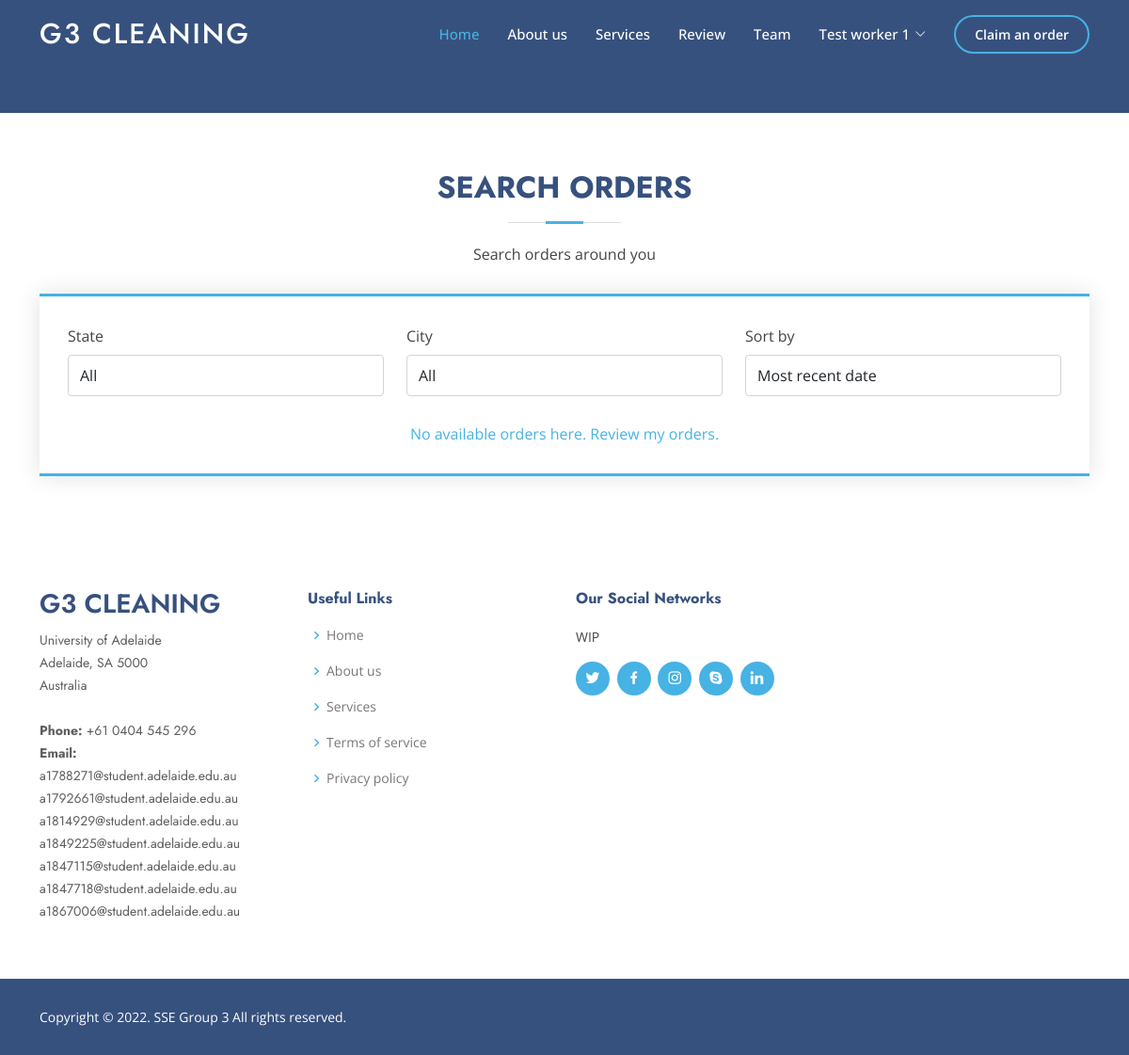
Page /searchorder.php (signed in) on the earlier database version.
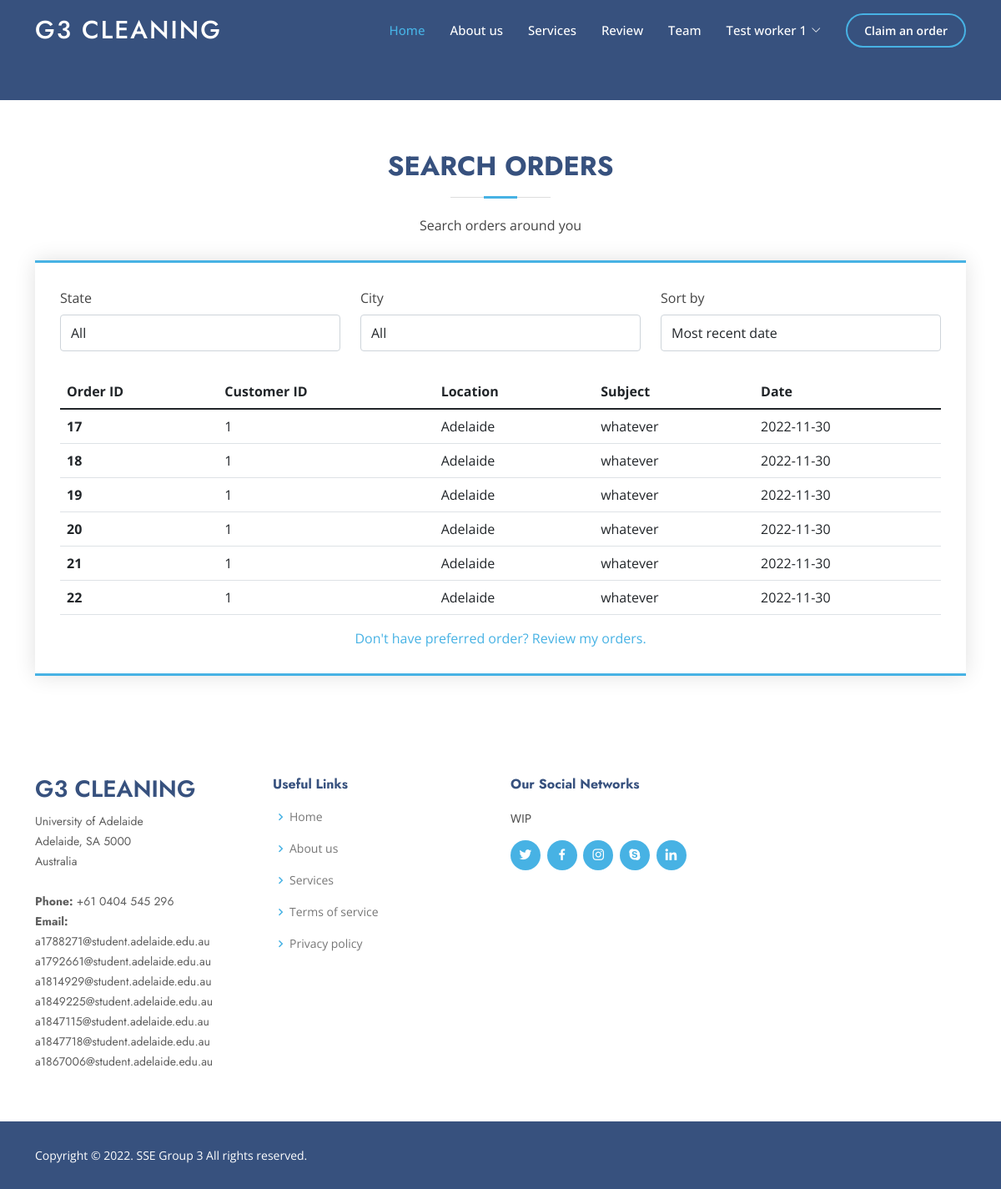
Same page on the later database version.
### tables this page shows
CREATE TABLE IF NOT EXISTS `orders`(
  `oid` int UNSIGNED NOT NULL AUTO_INCREMENT,
  `customer` int UNSIGNED NOT NULL,
  `worker` int UNSIGNED NOT NULL DEFAULT 0,
  `address` varchar(100) NOT NULL,
  `city` varchar(50) NOT NULL,
  `state` varchar(50) NOT NULL,
  `date` date NOT NULL,
  `start` time,
  `end` time,
  `subject` varchar(100),
  `message` varchar(100),
  `comment` varchar(300),
  `rating` int,
  `price` int,
  `status` varchar(10) NOT NULL DEFAULT 'notpaid',
  PRIMARY KEY (oid)
);

### include/db.php (called while the page is built, shortened)
<?php
include 'dbdetail.php';
$conn = new mysqli($servername, $username, $password, $dbname);
function sqlsanitizer($str)
{
    $str = str_replace('-', '', $str);
    return $str;
}
function dbsearchmultiplecondition($table, $results, $targets)
{
    global $conn;
    $query = "SELECT ";
    $index = 0;
    foreach ($results as $result) {
        $query .= sqlsanitizer($result);
        if ($index < count($results) - 1) {
            $query .= ", ";
            $index += 1;
        }
    }
    $query .= " FROM " . sqlsanitizer($table) . " WHERE ";
    $index = 0;
    foreach ($targets as $key => $value) {
        $query .= sqlsanitizer($key) . "='" . sqlsanitizer($value) . "'";
        if ($index < count($targets) - 1) {
            $query .= " AND ";
            $index += 1;
        }
    }
    $query .= ";";
    $dbresult = mysqli_query($conn, $query);
    $result = [];
    if (mysqli_num_rows($dbresult) > 0) {
        while ($row = mysqli_fetch_assoc($dbresult)) {
            array_push($result, $row);
        }
    }
    return $result;
}
?>

### searchorder.php (the view, shortened to what this page needs)
<!DOCTYPE html>
<html lang="en">
<head>
    <link href="assets/vendor/aos/aos.css" rel="stylesheet">
    <link href="assets/vendor/bootstrap/css/bootstrap.min.css" rel="stylesheet">
    <link href="assets/vendor/bootstrap-icons/bootstrap-icons.css" rel="stylesheet">
    <link href="assets/vendor/boxicons/css/boxicons.min.css" rel="stylesheet">
    <link href="assets/vendor/glightbox/css/glightbox.min.css" rel="stylesheet">
    <link href="assets/vendor/remixicon/remixicon.css" rel="stylesheet">
    <link href="assets/vendor/swiper/swiper-bundle.min.css" rel="stylesheet">
    <link href="assets/css/style.css" rel="stylesheet">
</head>
<body>
    <?php include 'include/header.php'; ?>
    <section id="headerspace" class="">
    </section>
    <section id="request" class="request">
        <div class="container">
            <div class="section-title">
                <h2>Search orders</h2>
                <p>Search orders around you</p>
            </div>
            <form action="searchorder.php" method="get" role="form" class="php-request-form">
                <?php
                if (isset($_GET["state"]) and isset($_GET["city"]) and isset($_GET["sort"])) {
                    $state = $_GET["state"];
                    $city = $_GET["city"];
                    $sort = $_GET["sort"];
                } else {
                    $state = "*";
                    $city = "*";
                    $sort = "rating";
                }
                ?>
                <div class="row">
                    <div class="col-lg-4 form-group">
                        <label for="state">State</label>
                        <select class="form-control" name="state" id="state" onchange="this.form.submit()">
                            <option value="*" <?php if ($state=="*") {
                                echo 'selected="selected"';
                            } ?> >All</option>
                        </select>
                    </div>
                    <div class="col-lg-4 form-group">
                        <label for="city">City</label>
                        <select class="form-control" name="city" id="city" onchange="this.form.submit()">
                            <option value="*" <?php if ($city=="*") {
                                echo 'selected="selected"';
                            } ?> >All</option>
                        </select>
                    </div>
                    <div class="col-lg-4 form-group">
                        <label for="sort">Sort by</label>
                        <select class="form-control" name="sort" id="sort" onchange="this.form.submit()">
                            <option value="recent" <?php if ($sort=="recent") {
                                echo 'selected="selected"';
                            } ?>
                                >Most recent date</option>
                        </select>
                    </div>
                </div>
                <?php
                include 'include/db.php';
                $targets["worker"] = "0";
                $targets["status"] = "notpaid";
                $orderlist = dbsearchmultiplecondition("orders", array("oid", "customer", "address", "city", "subject", "date"), $targets);
                if (count($orderlist) == 0) {
                ?>
                <div class="row">
                    <div class="d-flex justify-content-center">
                        <a href="/orderhistory.php">No available orders here. Review my orders.</a>
                    </div>
                </div>
                <?php
                } else {
                ?>
                <div class="row">
                    <div class="col-lg-12 d-flex align-items-center">
                        <table class="table table-hover">
                            <thead>
                                <tr>
                                    <th scope="col">Order ID</th>
                                    <th scope="col">Customer ID</th>
                                    <th scope="col">Location</th>
                                    <th scope="col">Subject</th>
                                    <th scope="col">Date</th>
                                </tr>
                            </thead>
                            <?php
                    echo "<tbody>";
                    foreach ($orderlist as $order) {
                        $link = "/claim.php?orderid=" . $order["oid"];
                        echo '<tr onClick="window.location.href=\'' . $link . '\';">';
                        echo '<th scope="row">' . $order["oid"] . '</th>';
                        echo '<td>' . $order["customer"] . '</td>';
                        echo '<td>' . $order["city"] . '</td>';
                        echo '<td>' . $order["subject"] . '</td>';
                        echo '<td>' . $order["date"] . '</td>';
                        echo '</tr>';
                    }
                    echo "</tbody>";
                            ?>
                        </table>
                    </div>
                </div>
                <div class="row">
                    <div class="d-flex justify-content-center">
                        <a href="/orderhistory.php">Don't have preferred order? Review my orders.</a>
                    </div>
                </div>
                <?php
                }
                ?>
            </form>
        </div>
    </section>
    <?php include 'include/footer.php'; ?>
</body>
</html>

### include/header.php (shortened to what this page needs)
<header id="header" class="fixed-top ">
  <div class="container d-flex align-items-center">
    <h1 class="logo me-auto"><a href="index.php">G3 cleaning</a></h1>
    <nav id="navbar" class="navbar">
      <ul>
        <li><a class="nav-link scrollto active" href="index.php#hero">Home</a></li>
        <li><a class="nav-link scrollto" href="index.php#about">About us</a></li>
        <li><a class="nav-link scrollto" href="index.php#services">Services</a></li>
        <li><a class="nav-link scrollto" href="index.php#portfolio">Review</a></li>
        <li><a class="nav-link scrollto" href="index.php#team">Team</a></li>
        <?php if (isset($_SESSION['username'])) {
        ?>
        <li class="dropdown"><a href="#"><span>
              <?php echo $_SESSION['username']; ?>
            </span> <i class="bi bi-chevron-down"></i></a>
        </li>
        <?php
        } else {
        ?>
        <li><a class="nav-link scrollto" href="login.php">Login</a></li>
        <?php
        }
        if (isset($_SESSION['role'])) {
          if ($_SESSION['role'] == 'customer') {
            echo '<li><a class="getstarted scrollto" href="searchworker.php">Request a service</a></li>';
          } elseif ($_SESSION['role'] == 'worker') {
            echo '<li><a class="getstarted scrollto" href="searchorder.php">Claim an order</a></li>';
          } else {
            echo '<li><a class="getstarted scrollto" href="index.php">Get started</a></li>';
          }
        } else {
          echo '<li><a class="getstarted scrollto" href="login.php">Get started</a></li>';
        }
        ?>
      </ul>
    </nav>
  </div>
</header>

### include/footer.php (shortened to what this page needs)
<footer id="footer">
    <div class="footer-top">
        <div class="container">
            <div class="row">
                <div class="col-lg-3 col-md-6 footer-contact">
                    <h3>G3 cleaning</h3>
                    <p>
                        University of Adelaide<br>
                        Adelaide, SA 5000<br>
                        Australia<br><br>
                        <strong>Phone:</strong> +61 0404 545 296<br>
                        <strong>Email:</strong> <br>
                        a1788271@student.adelaide.edu.au<br>
                        a1792661@student.adelaide.edu.au<br>
                        a1814929@student.adelaide.edu.au<br>
                        a1849225@student.adelaide.edu.au<br>
                        a1847115@student.adelaide.edu.au<br>
                        a1847718@student.adelaide.edu.au<br>
                        a1867006@student.adelaide.edu.au<br>
                    </p>
                </div>
                <div class="col-lg-3 col-md-6 footer-links">
                    <h4>Useful Links</h4>
                    <ul>
                        <li><i class="bx bx-chevron-right"></i> <a href="#">Home</a></li>
                        <li><i class="bx bx-chevron-right"></i> <a href="index.php#about">About us</a></li>
                        <li><i class="bx bx-chevron-right"></i> <a href="index.php#services">Services</a></li>
                        <li><i class="bx bx-chevron-right"></i> <a href="#">Terms of service</a></li>
                        <li><i class="bx bx-chevron-right"></i> <a href="#">Privacy policy</a></li>
                    </ul>
                </div>
                <div class="col-lg-3 col-md-6 footer-links">
                    <h4>Our Social Networks</h4>
                    <p>WIP</p>
                    <div class="social-links mt-3">
                        <a href="#" class="twitter"><i class="bx bxl-twitter"></i></a>
                        <a href="#" class="facebook"><i class="bx bxl-facebook"></i></a>
                        <a href="#" class="instagram"><i class="bx bxl-instagram"></i></a>
                        <a href="#" class="google-plus"><i class="bx bxl-skype"></i></a>
                        <a href="#" class="linkedin"><i class="bx bxl-linkedin"></i></a>
                    </div>
                </div>
            </div>
        </div>
    </div>
    <div class="container footer-bottom clearfix">
        <div class="copyright">
            Copyright &copy; 2022. SSE Group 3 All rights reserved.
        </div>
    </div>
</footer>

### assets/css/style.css (style rules this page uses)
body { font-family: "Open Sans", sans-serif; color: #444444; }
a { color: #47b2e4; text-decoration: none; }
h1, h2, h3, h4, h5, h6 { font-family: "Jost", sans-serif; }
#headerspace { width: 100%; height: 40px; background: #37517e; }
#header { transition: all 0.5s; z-index: 997; padding: 15px 0; }
#header .logo { font-size: 30px; margin: 0; padding: 0; line-height: 1; font-weight: 500; letter-spacing: 2px; text-transform: uppercase; }
#header .logo a { color: #fff; }
.navbar { padding: 0; }
.navbar ul { margin: 0; padding: 0; display: flex; list-style: none; align-items: center; }
.navbar li { position: relative; }
.navbar a, .navbar a:focus { display: flex; align-items: center; justify-content: space-between; padding: 10px 0 10px 30px; font-size: 15px; font-weight: 500; color: #fff; white-space: nowrap; transition: 0.3s; }
.navbar a i, .navbar a:focus i { font-size: 12px; line-height: 0; margin-left: 5px; }
.navbar a:hover, .navbar .active, .navbar .active:focus, .navbar li:hover > a { color: #47b2e4; }
.navbar .getstarted, .navbar .getstarted:focus { padding: 8px 20px; margin-left: 30px; border-radius: 50px; color: #fff; font-size: 14px; border: 2px solid #47b2e4; font-weight: 600; }
section { padding: 60px 0; overflow: hidden; }
.section-title { text-align: center; padding-bottom: 30px; }
.section-title h2 { font-size: 32px; font-weight: bold; text-transform: uppercase; margin-bottom: 20px; padding-bottom: 20px; position: relative; color: #37517e; }
.section-title h2::before { content: ""; position: absolute; display: block; width: 120px; height: 1px; background: #ddd; bottom: 1px; left: calc(50% - 60px); }
.section-title h2::after { content: ""; position: absolute; display: block; width: 40px; height: 3px; background: #47b2e4; bottom: 0; left: calc(50% - 20px); }
.section-title p { margin-bottom: 0; }
.request .php-request-form { width: 100%; border-top: 3px solid #47b2e4; border-bottom: 3px solid #47b2e4; padding: 30px; background: #fff; box-shadow: 0 0 24px 0 rgba(0, 0, 0, 0.12); }
.request .php-request-form .form-group { padding-bottom: 8px; }
.request .php-request-form .form-group { margin-bottom: 20px; }
.request .php-request-form label { padding-bottom: 8px; }
.request .php-request-form select { height: 44px; }
#footer { font-size: 14px; background: #37517e; }
#footer .footer-top { padding: 60px 0 30px 0; background: #fff; }
#footer .footer-top .footer-contact { margin-bottom: 30px; }
#footer .footer-top .footer-contact h3 { font-size: 28px; margin: 0 0 10px 0; padding: 2px 0 2px 0; line-height: 1; text-transform: uppercase; font-weight: 600; color: #37517e; }
#footer .footer-top .footer-contact p { font-size: 14px; line-height: 24px; margin-bottom: 0; font-family: "Jost", sans-serif; color: #5e5e5e; }
#footer .footer-top h4 { font-size: 16px; font-weight: bold; color: #37517e; position: relative; padding-bottom: 12px; }
#footer .footer-top .footer-links { margin-bottom: 30px; }
#footer .footer-top .footer-links ul { list-style: none; padding: 0; margin: 0; }
#footer .footer-top .footer-links ul i { padding-right: 2px; color: #47b2e4; font-size: 18px; line-height: 1; }
#footer .footer-top .footer-links ul li { padding: 10px 0; display: flex; align-items: center; }
#footer .footer-top .footer-links ul li:first-child { padding-top: 0; }
#footer .footer-top .footer-links ul a { color: #777777; transition: 0.3s; display: inline-block; line-height: 1; }
#footer .footer-top .social-links a { font-size: 18px; display: inline-block; background: #47b2e4; color: #fff; line-height: 1; padding: 8px 0; margin-right: 4px; border-radius: 50%; text-align: center; width: 36px; height: 36px; transition: 0.3s; }
#footer .footer-bottom { padding-top: 30px; padding-bottom: 30px; color: #fff; }
#footer .copyright { float: left; }

Differences in the rows shown:
added orders: oid "17", customer "1", city "Adelaide", subject "whatever", date "2022-11-30"
added orders: oid "18", customer "1", city "Adelaide", subject "whatever", date "2022-11-30"
added orders: oid "19", customer "1", city "Adelaide", subject "whatever", date "2022-11-30"
added orders: oid "20", customer "1", city "Adelaide", subject "whatever", date "2022-11-30"
added orders: oid "21", customer "1", city "Adelaide", subject "whatever", date "2022-11-30"
added orders: oid "22", customer "1", city "Adelaide", subject "whatever", date "2022-11-30"
Other differences:
text no longer shown: "No available orders here. Review my orders."
text now shown: "Order ID Customer ID Location Subject Date Don't have preferred order? Review my orders."
